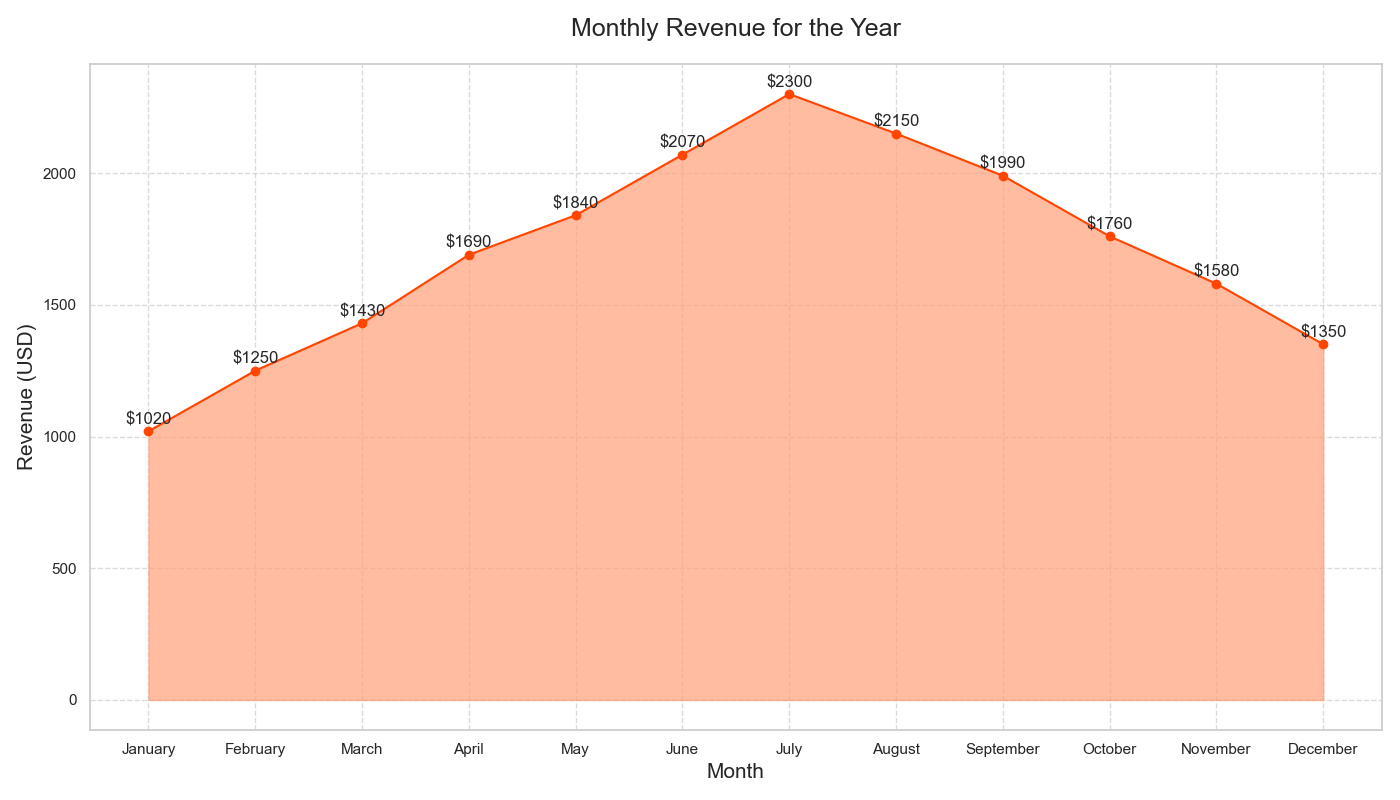

The script that drew this image:

import matplotlib.pyplot as plt
import pandas as pd

# Data
data = {
    'Month': ['January', 'February', 'March', 'April', 'May', 'June', 'July', 'August', 'September', 'October', 'November', 'December'],
    'Revenue': [1020, 1250, 1430, 1690, 1840, 2070, 2300, 2150, 1990, 1760, 1580, 1350]
}

df = pd.DataFrame(data)

# Plotting
plt.figure(figsize=(14, 8))
plt.fill_between(df['Month'], df['Revenue'], color='#FFA07A', alpha=0.7)
plt.plot(df['Month'], df['Revenue'], color='#FF4500', marker='o', markersize=6)

# Titles and labels
plt.title('Monthly Revenue for the Year', fontsize=18, pad=20)
plt.xlabel('Month', fontsize=15)
plt.ylabel('Revenue (USD)', fontsize=15)

# Annotations
for i, txt in enumerate(df['Revenue']):
    plt.annotate(f"${txt}", (df['Month'][i], df['Revenue'][i]), textcoords="offset points", xytext=(0,5), ha='center')

plt.grid(True, linestyle='--', alpha=0.7)
plt.tight_layout()
plt.savefig("monthly_revenue.png")
plt.show()
